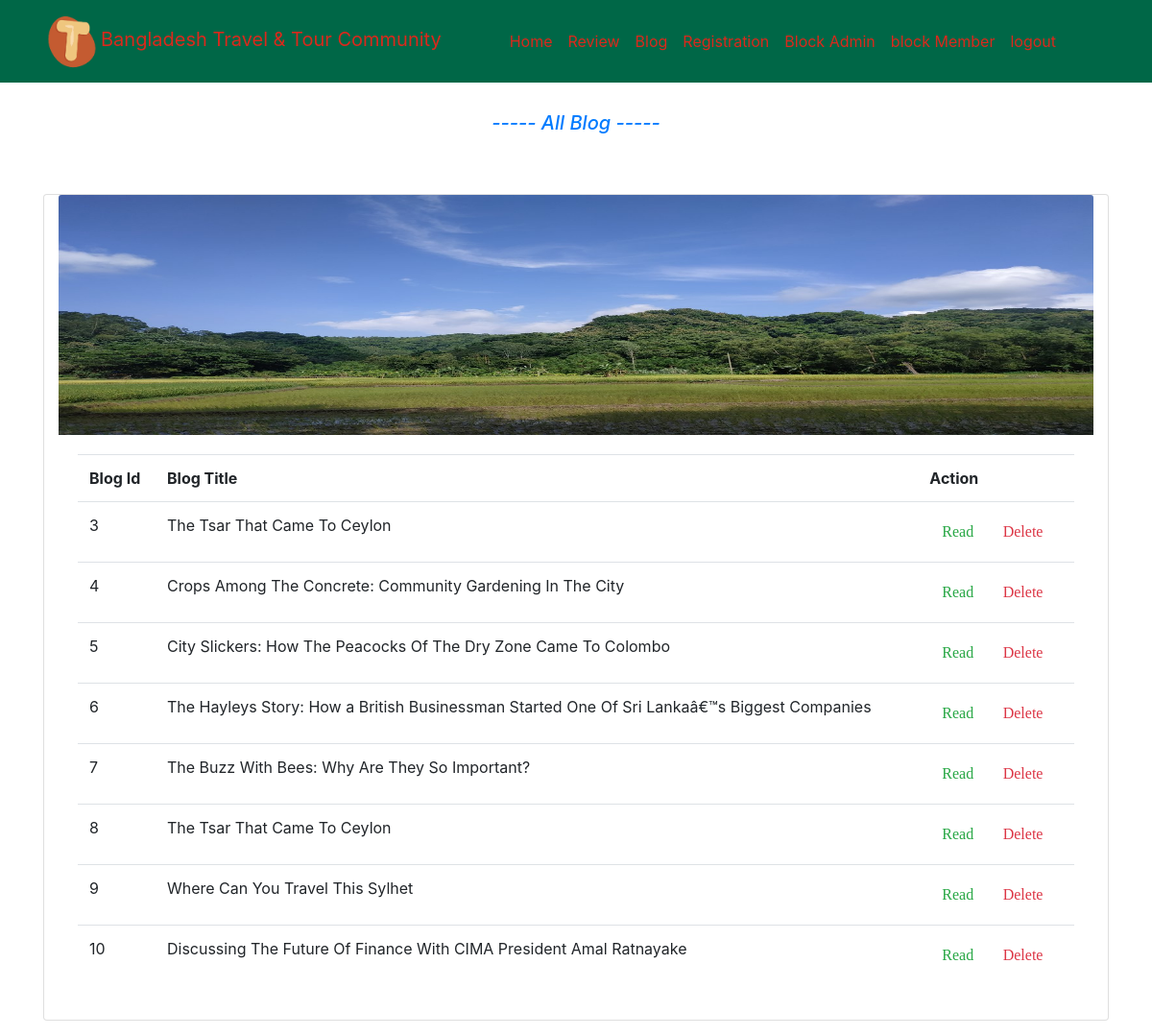
Page /admin/updateblog.php on the committed database.
### tables this page shows
CREATE TABLE `blog` (
  `id` int(10) NOT NULL,
  `name` varchar(100) NOT NULL,
  `title` varchar(400) NOT NULL,
  `date` varchar(100) NOT NULL,
  `district` varchar(150) NOT NULL,
  `description` varchar(10000) NOT NULL,
  `image` varchar(255) NOT NULL,
  `uid` int(10) NOT NULL
);

### admin/updateblog.php (the view, shortened to what this page needs)
<!DOCTYPE html>
<html>
    <head>
        <link rel="stylesheet" href="https://stackpath.bootstrapcdn.com/bootstrap/4.3.1/css/bootstrap.min.css">
    </head>
    <body>
        <nav class="navbar navbar-expand-md" style="background-color: #006747">
            <div class="container" style="">
                <a class="navbar-brand" href="adindex.php" style="color: #DA291C"><img src="../images/icon.webp" height="60px" width="60px">Bangladesh Travel & Tour Community</a>
                <ul class="navbar-nav mx-auto">
                    <li class="navbar-item">
                        <a class="nav-link" href="adindex.php" style="color: #DA291C">Home</a>
                    </li>
                    <li class="navbar-item">
                        <a class="nav-link" href="updatereview.php" style="color: #DA291C">Review</a>
                    </li>
                    <li class="navbar-item">
                        <a class="nav-link" href="updateblog.php" style="color: #DA291C">Blog</a>
                    </li>
                    <li class="navbar-item">
                        <a class="nav-link" href="adregistration.php" style="color: #DA291C">Registration</a>
                    </li>
                    <li class="navbar-item">
                        <a class="nav-link" href="blockadmin.php" style="color: #DA291C">Block Admin</a>
                    </li>
                    <li class="navbar-item">
                        <a class="nav-link" href="blockuser.php" style="color: #DA291C">block Member</a>
                    </li>
                    <li class="navbar-item">
                        <a class="nav-link" href="adlogout.php" style="color: #DA291C">logout</a>
                    </li>
                </ul>
            </div>
        </nav>
        <div class="container table-responsive">
            <h1 class="text-primary text-center" style="font-size: 20px; font-style: italic; padding-top:30px">----- All Blog -----</h1>
            <br />
            <?php
                $con = mysqli_connect("localhost","root","","projectbttc");
                $sql = "select * from blog order by id";
                $result = mysqli_query($con, $sql);
                if(mysqli_num_rows($result)>0)
                {
                    echo "<div class='card mb-3 container' style='margin-top: 30px'>";
                        echo "<img class='card-img-top' src='../images/bd-sl6.jpg' alt='Card image cap' height='250px'>";
                        echo "<div class='card-body'>";
                            echo "<table class='table'>";
                                echo "<tr>";
                                    echo "<th>";
                                        echo "Blog Id";
                                    echo "</th>";
                                    echo "<th>";
                                        echo "Blog Title";
                                    echo "</th>";
                                    echo "<th>";
                                        echo "Action";
                                    echo "</th>";
                                echo "</tr>";
                                while($row = mysqli_fetch_assoc($result))
                                {
                                    echo "<tr>";
                                        echo "<td>";
                                            echo $row["id"];
                                        echo "</td>";
                                        echo "<td>";
                                            echo $row["title"];
                                        echo "</td>";
                                        echo "<td>";
                                            ?>
                                            <a href="../readpage.php?bid=<?php echo $row["id"];?>" style="text-align: right; font-family: cursive" class="btn text-success">Read</a>
                                            <a href="updateblog.php?del=<?php echo $row["id"];?>" style="text-align: right; font-family: cursive" class="btn text-danger">Delete</a>
                                            <?php
                                        echo "</td>";
                                    echo "</tr>";
                                }
                            echo "</table>";
                        echo "</div>";
                    echo "</div>";
                }
                else
                {
                    echo "There is no blog yet.";
                }
            ?>
        </div>
    </body>
</html>

### rows in the picture
blog: id "3", title "The Tsar That Came To Ceylon"
blog: id "4", title "Crops Among The Concrete: Community Gardening In The City"
blog: id "5", title "City Slickers: How The Peacocks Of The Dry Zone Came To Colombo"
blog: id "6", title "The Hayleys Story: How a British Businessman Started One Of Sri Lankaâ€™s Biggest Companies"
blog: id "7", title "The Buzz With Bees: Why Are They So Important?"
blog: id "8", title "The Tsar That Came To Ceylon"
blog: id "9", title "Where Can You Travel This Sylhet"
blog: id "10", title "Discussing The Future Of Finance With CIMA President Amal Ratnayake"
